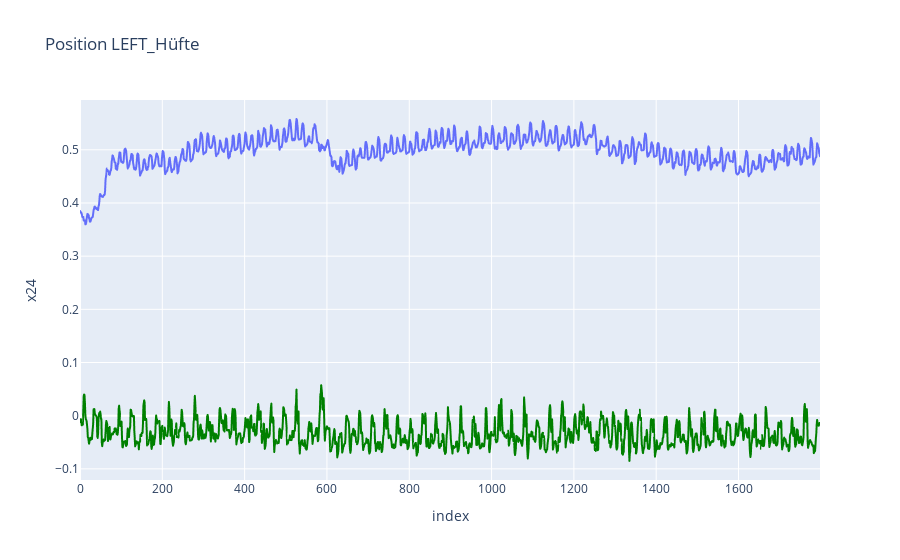
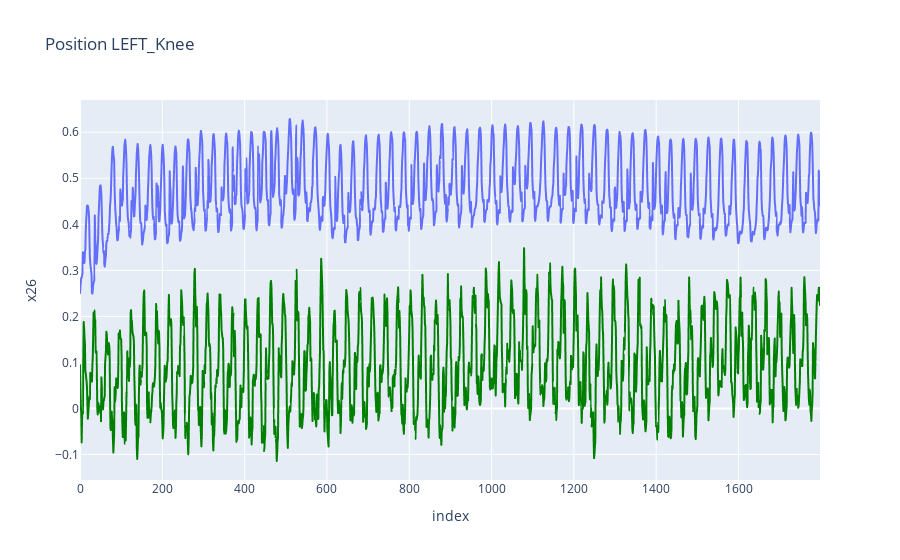
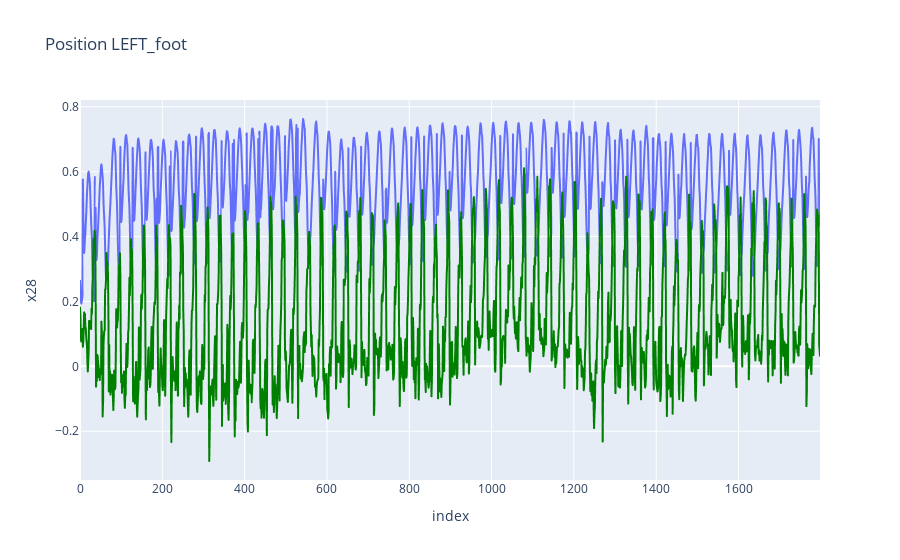

Notebook source saved alongside these figures, in order:
### Code cell
import pandas as pd
import plotly.express as px

df_side = df_side_gehen
df_back = df_back_gehen

#hüfte
fig_side = px.line(df_side, y="x24", title='Position LEFT_Hüfte')
fig_back = px.line(df_back, y="z24")
fig_back.update_traces(line= dict(
    color = "green"
))

fig_side.add_trace(fig_back.data[0], )
fig_side.show()

#knee
fig_side = px.line(df_side, y="x26", title='Position LEFT_Knee')
fig_back = px.line(df_back, y="z26")
fig_back.update_traces(line= dict(
    color = "green"
))

fig_side.add_trace(fig_back.data[0], )
fig_side.show()

#foot
fig_side = px.line(df_side, y="x28", title='Position LEFT_foot')
fig_back = px.line(df_back, y="z28")
fig_back.update_traces(line= dict(
    color = "green"
))

fig_side.add_trace(fig_back.data[0],)
fig_side.show()
#df

### Figure 1 — Plotly figure (JSON) as saved in the notebook; plotly's stock layout.template omitted (floating-point values rounded to 4 significant figures; data arrays with more than 128 entries replaced by an {"elided": "..."} marker saying what was removed)
{"data": [{"hovertemplate": "index=%{x}<br>x24=%{y}<extra></extra>", "legendgroup": "", "line": {"color": "#636efa", "dash": "solid"}, "marker": {"symbol": "circle"}, "mode": "lines", "name": "", "showlegend": false, "type": "scattergl", "x": {"elided": "1799 int values"}, "xaxis": "x", "y": {"elided": "1799 float values"}, "yaxis": "y"}, {"hovertemplate": "index=%{x}<br>z24=%{y}<extra></extra>", "legendgroup": "", "line": {"color": "green", "dash": "solid"}, "marker": {"symbol": "circle"}, "mode": "lines", "name": "", "showlegend": false, "type": "scattergl", "x": {"elided": "1799 int values"}, "xaxis": "x", "y": {"elided": "1799 float values"}, "yaxis": "y"}], "layout": {"legend": {"tracegroupgap": 0}, "title": {"text": "Position LEFT_Hüfte"}, "xaxis": {"anchor": "y", "domain": [0, 1], "title": {"text": "index"}}, "yaxis": {"anchor": "x", "domain": [0, 1], "title": {"text": "x24"}}}}

### Figure 2 — Plotly figure (JSON) as saved in the notebook; plotly's stock layout.template omitted (floating-point values rounded to 4 significant figures; data arrays with more than 128 entries replaced by an {"elided": "..."} marker saying what was removed)
{"data": [{"hovertemplate": "index=%{x}<br>x26=%{y}<extra></extra>", "legendgroup": "", "line": {"color": "#636efa", "dash": "solid"}, "marker": {"symbol": "circle"}, "mode": "lines", "name": "", "showlegend": false, "type": "scattergl", "x": {"elided": "1799 int values"}, "xaxis": "x", "y": {"elided": "1799 float values"}, "yaxis": "y"}, {"hovertemplate": "index=%{x}<br>z26=%{y}<extra></extra>", "legendgroup": "", "line": {"color": "green", "dash": "solid"}, "marker": {"symbol": "circle"}, "mode": "lines", "name": "", "showlegend": false, "type": "scattergl", "x": {"elided": "1799 int values"}, "xaxis": "x", "y": {"elided": "1799 float values"}, "yaxis": "y"}], "layout": {"legend": {"tracegroupgap": 0}, "title": {"text": "Position LEFT_Knee"}, "xaxis": {"anchor": "y", "domain": [0, 1], "title": {"text": "index"}}, "yaxis": {"anchor": "x", "domain": [0, 1], "title": {"text": "x26"}}}}

### Figure 3 — Plotly figure (JSON) as saved in the notebook; plotly's stock layout.template omitted (floating-point values rounded to 4 significant figures; data arrays with more than 128 entries replaced by an {"elided": "..."} marker saying what was removed)
{"data": [{"hovertemplate": "index=%{x}<br>x28=%{y}<extra></extra>", "legendgroup": "", "line": {"color": "#636efa", "dash": "solid"}, "marker": {"symbol": "circle"}, "mode": "lines", "name": "", "showlegend": false, "type": "scattergl", "x": {"elided": "1799 int values"}, "xaxis": "x", "y": {"elided": "1799 float values"}, "yaxis": "y"}, {"hovertemplate": "index=%{x}<br>z28=%{y}<extra></extra>", "legendgroup": "", "line": {"color": "green", "dash": "solid"}, "marker": {"symbol": "circle"}, "mode": "lines", "name": "", "showlegend": false, "type": "scattergl", "x": {"elided": "1799 int values"}, "xaxis": "x", "y": {"elided": "1799 float values"}, "yaxis": "y"}], "layout": {"legend": {"tracegroupgap": 0}, "title": {"text": "Position LEFT_foot"}, "xaxis": {"anchor": "y", "domain": [0, 1], "title": {"text": "index"}}, "yaxis": {"anchor": "x", "domain": [0, 1], "title": {"text": "x28"}}}}
